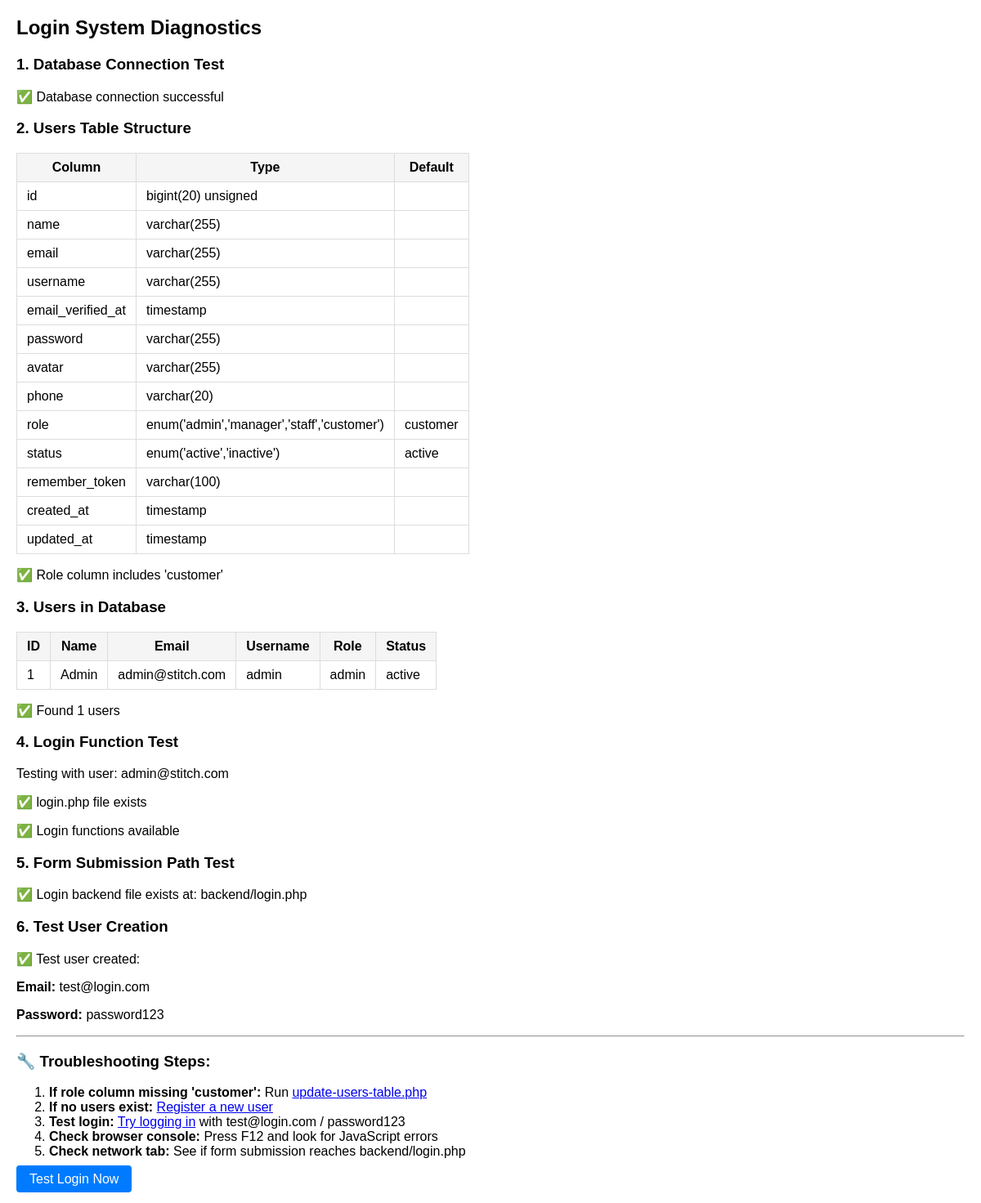
/test-login.php, run on the app's committed database.
### tables this page shows
CREATE TABLE `users` (
  `id` bigint(20) UNSIGNED NOT NULL,
  `name` varchar(255) NOT NULL,
  `email` varchar(255) NOT NULL,
  `username` varchar(255) NOT NULL,
  `email_verified_at` timestamp NULL DEFAULT NULL,
  `password` varchar(255) NOT NULL,
  `avatar` varchar(255) DEFAULT NULL,
  `phone` varchar(20) DEFAULT NULL,
  `role` enum('admin','manager','staff','customer') DEFAULT 'customer',
  `status` enum('active','inactive') DEFAULT 'active',
  `remember_token` varchar(100) DEFAULT NULL,
  `created_at` timestamp NULL DEFAULT NULL,
  `updated_at` timestamp NULL DEFAULT NULL
);

### test-login.php (the view, shortened to what this page needs)
<?php
require_once 'backend/config.php';
echo "<h2>Login System Diagnostics</h2>";
echo "<h3>1. Database Connection Test</h3>";
try {
    echo "<p>✅ Database connection successful</p>";
} catch (Exception $e) {
    echo "<p>❌ Database connection failed: " . $e->getMessage() . "</p>";
    exit();
}
echo "<h3>2. Users Table Structure</h3>";
try {
    $stmt = $pdo->query("DESCRIBE users");
    $columns = $stmt->fetchAll();
    echo "<table border='1' style='border-collapse: collapse;'>";
    echo "<tr><th>Column</th><th>Type</th><th>Default</th></tr>";
    foreach ($columns as $column) {
        echo "<tr><td>{$column['Field']}</td><td>{$column['Type']}</td><td>{$column['Default']}</td></tr>";
    }
    echo "</table>";
    $roleColumn = array_filter($columns, function($col) { return $col['Field'] === 'role'; });
    if ($roleColumn) {
        $roleColumn = array_values($roleColumn)[0];
        if (strpos($roleColumn['Type'], 'customer') !== false) {
            echo "<p>✅ Role column includes 'customer'</p>";
        } else {
            echo "<p>❌ Role column missing 'customer': {$roleColumn['Type']}</p>";
            echo "<p><strong>Fix:</strong> Run <a href='backend/update-users-table.php'>update-users-table.php</a></p>";
        }
    }
} catch (Exception $e) {
    echo "<p>❌ Error checking users table: " . $e->getMessage() . "</p>";
}
echo "<h3>3. Users in Database</h3>";
try {
    $stmt = $pdo->query("SELECT id, name, email, username, role, status FROM users LIMIT 5");
    $users = $stmt->fetchAll();
    if (empty($users)) {
        echo "<p>⚠️ No users found in database</p>";
        echo "<p><strong>Solution:</strong> Register a new user first</p>";
    } else {
        echo "<table border='1' style='border-collapse: collapse;'>";
        echo "<tr><th>ID</th><th>Name</th><th>Email</th><th>Username</th><th>Role</th><th>Status</th></tr>";
        foreach ($users as $user) {
            echo "<tr>";
            echo "<td>{$user['id']}</td>";
            echo "<td>{$user['name']}</td>";
            echo "<td>{$user['email']}</td>";
            echo "<td>{$user['username']}</td>";
            echo "<td>{$user['role']}</td>";
            echo "<td>{$user['status']}</td>";
            echo "</tr>";
        }
        echo "</table>";
        echo "<p>✅ Found " . count($users) . " users</p>";
    }
} catch (Exception $e) {
    echo "<p>❌ Error checking users: " . $e->getMessage() . "</p>";
}
echo "<h3>4. Login Function Test</h3>";
if (!empty($users)) {
    $testUser = $users[0];
    echo "<p>Testing with user: {$testUser['email']}</p>";
    if (file_exists('backend/login.php')) {
        echo "<p>✅ login.php file exists</p>";
    } else {
        echo "<p>❌ login.php file missing</p>";
    }
    if (function_exists('isUserLoggedIn')) {
        echo "<p>✅ Login functions available</p>";
    } else {
        echo "<p>❌ Login functions missing</p>";
    }
} else {
    echo "<p>⚠️ Cannot test login - no users available</p>";
}
echo "<h3>5. Form Submission Path Test</h3>";
$loginPath = 'backend/login.php';
if (file_exists($loginPath)) {
    echo "<p>✅ Login backend file exists at: $loginPath</p>";
} else {
    echo "<p>❌ Login backend file missing at: $loginPath</p>";
}
echo "<h3>6. Test User Creation</h3>";
try {
    $stmt = $pdo->prepare("SELECT id FROM users WHERE email = ?");
    $stmt->execute(['test@login.com']);
    if (!$stmt->fetch()) {
        echo "<p>✅ Test user created:</p>";
        echo "<p><strong>Email:</strong> test@login.com</p>";
        echo "<p><strong>Password:</strong> password123</p>";
    } else {
        echo "<p>ℹ️ Test user already exists:</p>";
        echo "<p><strong>Email:</strong> test@login.com</p>";
        echo "<p><strong>Password:</strong> password123</p>";
    }
} catch (Exception $e) {
    echo "<p>❌ Error creating test user: " . $e->getMessage() . "</p>";
}
echo "<hr>";
echo "<h3>🔧 Troubleshooting Steps:</h3>";
echo "<ol>";
echo "<li><strong>If role column missing 'customer':</strong> Run <a href='backend/update-users-table.php'>update-users-table.php</a></li>";
echo "<li><strong>If no users exist:</strong> <a href='register.html'>Register a new user</a></li>";
echo "<li><strong>Test login:</strong> <a href='login.html'>Try logging in</a> with test@login.com / password123</li>";
echo "<li><strong>Check browser console:</strong> Press F12 and look for JavaScript errors</li>";
echo "<li><strong>Check network tab:</strong> See if form submission reaches backend/login.php</li>";
echo "</ol>";
echo "<p><a href='login.html' class='btn btn-primary'>Test Login Now</a></p>";
?>
<!DOCTYPE html>
<html lang="en">
<head>
</head>
<body>
</body>
</html>

### test-login.php (style rules this page uses)
body { font-family: Arial, sans-serif; margin: 20px; }
table { border-collapse: collapse; margin: 10px 0; }
th, td { padding: 8px 12px; border: 1px solid #ddd; }
th { background: #f5f5f5; }
.btn { padding: 8px 16px; background: #007bff; color: white; text-decoration: none; border-radius: 4px; }

### data on the page
users: id "1", name "Admin", email "admin@stitch.com", username "admin", role "admin", status "active"

### other printed values
$column['Field'] "id"
$column['Type'] "bigint(20) unsigned"
$column['Field'] "name"
$column['Type'] "varchar(255)"
$column['Field'] "email"
$column['Field'] "username"
$column['Field'] "email_verified_at"
$column['Type'] "timestamp"
$column['Field'] "password"
$column['Field'] "avatar"
$column['Field'] "phone"
$column['Type'] "varchar(20)"
$column['Field'] "role"
$column['Type'] "enum('admin','manager','staff','customer')"
$column['Default'] "customer"
